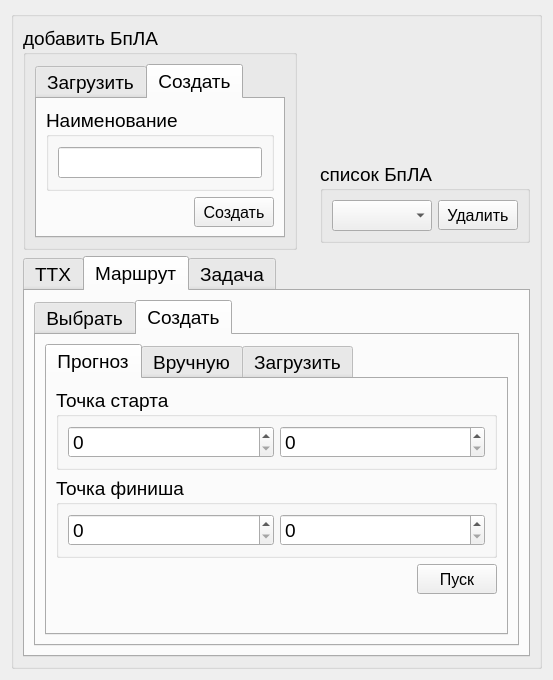
<?xml version="1.0" encoding="UTF-8"?>
<ui version="4.0">
 <class>optDroneWindow</class>
 <widget class="QWidget" name="optDroneWindow">
  <property name="geometry">
   <rect>
    <x>0</x>
    <y>0</y>
    <width>553</width>
    <height>680</height>
   </rect>
  </property>
  <property name="windowTitle">
   <string>Form</string>
  </property>
  <layout class="QHBoxLayout" name="horizontalLayout_9">
   <item>
    <widget class="QGroupBox" name="groupBox">
     <property name="sizePolicy">
      <sizepolicy hsizetype="Preferred" vsizetype="Preferred">
       <horstretch>0</horstretch>
       <verstretch>0</verstretch>
      </sizepolicy>
     </property>
     <property name="minimumSize">
      <size>
       <width>0</width>
       <height>0</height>
      </size>
     </property>
     <property name="title">
      <string/>
     </property>
     <layout class="QVBoxLayout" name="verticalLayout_2">
      <item>
       <layout class="QHBoxLayout" name="horizontalLayout_2">
        <item>
         <widget class="QGroupBox" name="createDronesGroupBox">
          <property name="sizePolicy">
           <sizepolicy hsizetype="Maximum" vsizetype="Maximum">
            <horstretch>0</horstretch>
            <verstretch>0</verstretch>
           </sizepolicy>
          </property>
          <property name="font">
           <font>
            <pointsize>14</pointsize>
           </font>
          </property>
          <property name="title">
           <string>добавить БпЛА</string>
          </property>
          <layout class="QVBoxLayout" name="verticalLayout_3">
           <item>
            <widget class="QTabWidget" name="addDroneTabWidget">
             <property name="sizePolicy">
              <sizepolicy hsizetype="Maximum" vsizetype="Maximum">
               <horstretch>0</horstretch>
               <verstretch>0</verstretch>
              </sizepolicy>
             </property>
             <property name="minimumSize">
              <size>
               <width>250</width>
               <height>0</height>
              </size>
             </property>
             <property name="currentIndex">
              <number>1</number>
             </property>
             <widget class="QWidget" name="tab">
              <attribute name="title">
               <string>Загрузить</string>
              </attribute>
              <layout class="QVBoxLayout" name="verticalLayout_7">
               <item>
                <widget class="QGroupBox" name="dirLoadDroneGroupBox">
                 <property name="font">
                  <font>
                   <pointsize>14</pointsize>
                  </font>
                 </property>
                 <property name="title">
                  <string>Путь</string>
                 </property>
                 <layout class="QVBoxLayout" name="verticalLayout_6">
                  <item>
                   <widget class="QLineEdit" name="dirLoadDroneLineEdit"/>
                  </item>
                 </layout>
                </widget>
               </item>
               <item>
                <layout class="QHBoxLayout" name="horizontalLayout_5">
                 <item>
                  <spacer name="horizontalSpacer_5">
                   <property name="orientation">
                    <enum>Qt::Horizontal</enum>
                   </property>
                   <property name="sizeHint" stdset="0">
                    <size>
                     <width>40</width>
                     <height>20</height>
                    </size>
                   </property>
                  </spacer>
                 </item>
                 <item>
                  <widget class="QPushButton" name="loadDroneButton">
                   <property name="minimumSize">
                    <size>
                     <width>0</width>
                     <height>30</height>
                    </size>
                   </property>
                   <property name="font">
                    <font>
                     <pointsize>12</pointsize>
                    </font>
                   </property>
                   <property name="text">
                    <string>Загрузить</string>
                   </property>
                  </widget>
                 </item>
                </layout>
               </item>
              </layout>
             </widget>
             <widget class="QWidget" name="tab_2">
              <attribute name="title">
               <string>Создать</string>
              </attribute>
              <layout class="QVBoxLayout" name="verticalLayout_5">
               <item>
                <widget class="QGroupBox" name="nameNewDronGroupBox">
                 <property name="font">
                  <font>
                   <pointsize>14</pointsize>
                  </font>
                 </property>
                 <property name="title">
                  <string>Наименование</string>
                 </property>
                 <layout class="QVBoxLayout" name="verticalLayout_4">
                  <item>
                   <widget class="QLineEdit" name="nameNewDroneLineEdit">
                    <property name="minimumSize">
                     <size>
                      <width>0</width>
                      <height>25</height>
                     </size>
                    </property>
                   </widget>
                  </item>
                 </layout>
                </widget>
               </item>
               <item>
                <layout class="QHBoxLayout" name="horizontalLayout_4">
                 <item>
                  <spacer name="horizontalSpacer_4">
                   <property name="orientation">
                    <enum>Qt::Horizontal</enum>
                   </property>
                   <property name="sizeHint" stdset="0">
                    <size>
                     <width>40</width>
                     <height>20</height>
                    </size>
                   </property>
                  </spacer>
                 </item>
                 <item>
                  <widget class="QPushButton" name="createNewDroneButton">
                   <property name="minimumSize">
                    <size>
                     <width>0</width>
                     <height>30</height>
                    </size>
                   </property>
                   <property name="font">
                    <font>
                     <pointsize>12</pointsize>
                    </font>
                   </property>
                   <property name="text">
                    <string>Создать</string>
                   </property>
                  </widget>
                 </item>
                </layout>
               </item>
              </layout>
             </widget>
            </widget>
           </item>
          </layout>
         </widget>
        </item>
        <item>
         <spacer name="horizontalSpacer">
          <property name="orientation">
           <enum>Qt::Horizontal</enum>
          </property>
          <property name="sizeHint" stdset="0">
           <size>
            <width>98</width>
            <height>205</height>
           </size>
          </property>
         </spacer>
        </item>
        <item>
         <layout class="QVBoxLayout" name="verticalLayout_17">
          <item>
           <spacer name="verticalSpacer_3">
            <property name="orientation">
             <enum>Qt::Vertical</enum>
            </property>
            <property name="sizeType">
             <enum>QSizePolicy::Fixed</enum>
            </property>
            <property name="sizeHint" stdset="0">
             <size>
              <width>20</width>
              <height>130</height>
             </size>
            </property>
           </spacer>
          </item>
          <item>
           <widget class="QGroupBox" name="listDronesGroupBox">
            <property name="sizePolicy">
             <sizepolicy hsizetype="Maximum" vsizetype="Maximum">
              <horstretch>0</horstretch>
              <verstretch>0</verstretch>
             </sizepolicy>
            </property>
            <property name="font">
             <font>
              <pointsize>14</pointsize>
             </font>
            </property>
            <property name="title">
             <string>список БпЛА</string>
            </property>
            <layout class="QHBoxLayout" name="horizontalLayout_3">
             <item>
              <widget class="QComboBox" name="comboBox"/>
             </item>
             <item>
              <widget class="QPushButton" name="delDroneButton">
               <property name="minimumSize">
                <size>
                 <width>0</width>
                 <height>30</height>
                </size>
               </property>
               <property name="font">
                <font>
                 <pointsize>12</pointsize>
                </font>
               </property>
               <property name="text">
                <string>Удалить</string>
               </property>
              </widget>
             </item>
            </layout>
           </widget>
          </item>
         </layout>
        </item>
       </layout>
      </item>
      <item>
       <widget class="QTabWidget" name="curDroneTabWidget">
        <property name="sizePolicy">
         <sizepolicy hsizetype="Minimum" vsizetype="Expanding">
          <horstretch>0</horstretch>
          <verstretch>0</verstretch>
         </sizepolicy>
        </property>
        <property name="font">
         <font>
          <pointsize>14</pointsize>
         </font>
        </property>
        <property name="currentIndex">
         <number>1</number>
        </property>
        <widget class="QWidget" name="tab_8">
         <attribute name="title">
          <string>ТТХ</string>
         </attribute>
         <layout class="QVBoxLayout" name="verticalLayout_19"/>
        </widget>
        <widget class="QWidget" name="tab_9">
         <attribute name="title">
          <string>Маршрут</string>
         </attribute>
         <layout class="QVBoxLayout" name="verticalLayout_22">
          <item>
           <widget class="QTabWidget" name="tabWidget">
            <property name="currentIndex">
             <number>1</number>
            </property>
            <widget class="QWidget" name="tab_5">
             <attribute name="title">
              <string>Выбрать</string>
             </attribute>
             <layout class="QHBoxLayout" name="horizontalLayout">
              <item>
               <widget class="QGroupBox" name="TrailsGroupBox">
                <property name="font">
                 <font>
                  <pointsize>14</pointsize>
                 </font>
                </property>
                <property name="title">
                 <string>Маршруты</string>
                </property>
                <layout class="QHBoxLayout" name="horizontalLayout_7">
                 <item>
                  <widget class="QListWidget" name="listWidget"/>
                 </item>
                </layout>
               </widget>
              </item>
              <item>
               <widget class="QGroupBox" name="infoTrailGroupBox">
                <property name="font">
                 <font>
                  <pointsize>14</pointsize>
                 </font>
                </property>
                <property name="title">
                 <string>Сведенья</string>
                </property>
                <layout class="QVBoxLayout" name="verticalLayout">
                 <item>
                  <widget class="QScrollArea" name="scrollArea_2">
                   <property name="widgetResizable">
                    <bool>true</bool>
                   </property>
                   <widget class="QWidget" name="scrollAreaWidgetContents_2">
                    <property name="geometry">
                     <rect>
                      <x>0</x>
                      <y>0</y>
                      <width>16</width>
                      <height>16</height>
                     </rect>
                    </property>
                   </widget>
                  </widget>
                 </item>
                </layout>
               </widget>
              </item>
             </layout>
            </widget>
            <widget class="QWidget" name="tab_6">
             <attribute name="title">
              <string>Создать</string>
             </attribute>
             <layout class="QHBoxLayout" name="horizontalLayout_8">
              <item>
               <widget class="QTabWidget" name="createTrailsTabWidget">
                <property name="currentIndex">
                 <number>0</number>
                </property>
                <widget class="QWidget" name="tab_3">
                 <attribute name="title">
                  <string>Прогноз</string>
                 </attribute>
                 <layout class="QVBoxLayout" name="verticalLayout_8">
                  <item>
                   <widget class="QGroupBox" name="TPointAGBox">
                    <property name="sizePolicy">
                     <sizepolicy hsizetype="Preferred" vsizetype="Minimum">
                      <horstretch>0</horstretch>
                      <verstretch>0</verstretch>
                     </sizepolicy>
                    </property>
                    <property name="title">
                     <string>Точка старта</string>
                    </property>
                    <layout class="QHBoxLayout" name="horizontalLayout_11">
                     <item>
                      <widget class="QSpinBox" name="XaSpinBox">
                       <property name="minimumSize">
                        <size>
                         <width>0</width>
                         <height>25</height>
                        </size>
                       </property>
                       <property name="maximum">
                        <number>9999999</number>
                       </property>
                      </widget>
                     </item>
                     <item>
                      <widget class="QSpinBox" name="YaSpinBox">
                       <property name="minimumSize">
                        <size>
                         <width>0</width>
                         <height>25</height>
                        </size>
                       </property>
                       <property name="maximum">
                        <number>9999999</number>
                       </property>
                      </widget>
                     </item>
                    </layout>
                   </widget>
                  </item>
                  <item>
                   <widget class="QGroupBox" name="TPointBGBox">
                    <property name="sizePolicy">
                     <sizepolicy hsizetype="Preferred" vsizetype="Minimum">
                      <horstretch>0</horstretch>
                      <verstretch>0</verstretch>
                     </sizepolicy>
                    </property>
                    <property name="title">
                     <string>Точка финиша</string>
                    </property>
                    <layout class="QHBoxLayout" name="horizontalLayout_10">
                     <item>
                      <widget class="QSpinBox" name="XbSpinBox">
                       <property name="minimumSize">
                        <size>
                         <width>0</width>
                         <height>25</height>
                        </size>
                       </property>
                       <property name="maximum">
                        <number>9999999</number>
                       </property>
                      </widget>
                     </item>
                     <item>
                      <widget class="QSpinBox" name="YbSpinBox">
                       <property name="minimumSize">
                        <size>
                         <width>0</width>
                         <height>25</height>
                        </size>
                       </property>
                       <property name="maximum">
                        <number>9999999</number>
                       </property>
                      </widget>
                     </item>
                    </layout>
                   </widget>
                  </item>
                  <item>
                   <layout class="QHBoxLayout" name="horizontalLayout_6">
                    <item>
                     <spacer name="horizontalSpacer_2">
                      <property name="orientation">
                       <enum>Qt::Horizontal</enum>
                      </property>
                      <property name="sizeHint" stdset="0">
                       <size>
                        <width>40</width>
                        <height>20</height>
                       </size>
                      </property>
                     </spacer>
                    </item>
                    <item>
                     <widget class="QPushButton" name="runPredictTrailButton">
                      <property name="minimumSize">
                       <size>
                        <width>0</width>
                        <height>30</height>
                       </size>
                      </property>
                      <property name="font">
                       <font>
                        <pointsize>12</pointsize>
                       </font>
                      </property>
                      <property name="text">
                       <string>Пуск</string>
                      </property>
                     </widget>
                    </item>
                   </layout>
                  </item>
                  <item>
                   <spacer name="verticalSpacer">
                    <property name="orientation">
                     <enum>Qt::Vertical</enum>
                    </property>
                    <property name="sizeHint" stdset="0">
                     <size>
                      <width>20</width>
                      <height>40</height>
                     </size>
                    </property>
                   </spacer>
                  </item>
                 </layout>
                </widget>
                <widget class="QWidget" name="tab_4">
                 <attribute name="title">
                  <string>Вручную</string>
                 </attribute>
                </widget>
                <widget class="QWidget" name="tab_7">
                 <attribute name="title">
                  <string>Загрузить</string>
                 </attribute>
                </widget>
               </widget>
              </item>
             </layout>
            </widget>
           </widget>
          </item>
         </layout>
        </widget>
        <widget class="QWidget" name="tab_10">
         <attribute name="title">
          <string>Задача</string>
         </attribute>
        </widget>
       </widget>
      </item>
     </layout>
    </widget>
   </item>
  </layout>
 </widget>
 <resources/>
 <connections/>
</ui>
